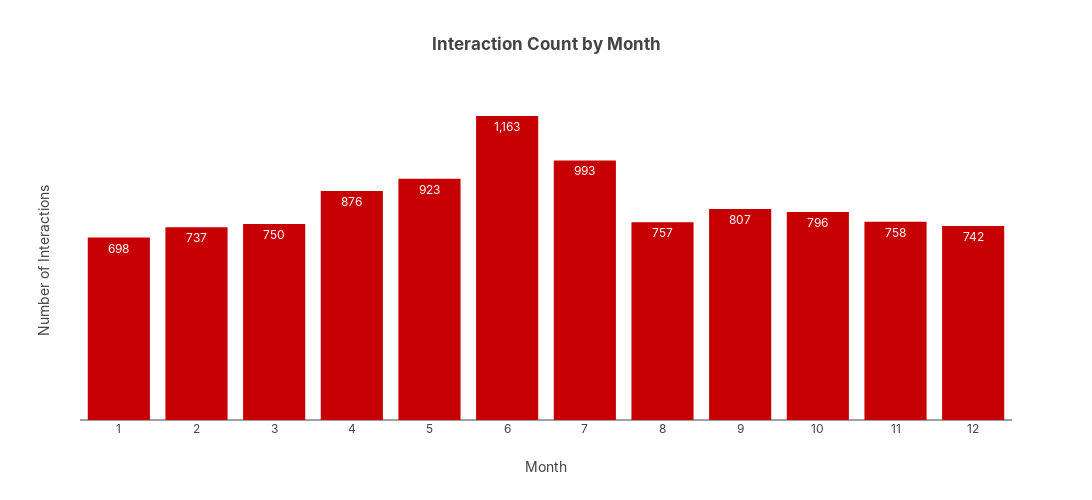

Source (notebook cell):
### Code cell
def plot_interaction_by_month(df):
    # Extract the month from the timestamp
    plot_df = df.assign(
        month_of_year=df["t_dat"]
        .dt.month
    )

    # Group by the month and count the number of interactions
    interaction_count_by_month = (
        plot_df.groupby("month_of_year").size().reindex(range(1, 13), fill_value=0)
    )

    # Create the plot
    fig = px.bar(
        x=interaction_count_by_month.index,
        y=interaction_count_by_month.values,
        labels={"x": "Month", "y": "Number of Interactions"},
        title=f"Interaction Count by Month",
        text=[f"{val:,.0f}" for val in interaction_count_by_month.values],
        height=500,
        width=1200,
    )

    fig.update_layout(
        xaxis_tickmode="linear",
        xaxis_tickvals=interaction_count_by_month.index,
        xaxis_ticktext=[
            pd.to_datetime(month, format="%m").strftime("%B")
            for month in interaction_count_by_month.index
        ],
    )

    fig.show()


plot_interaction_by_month(train_sample_df)

### Figure 1 — Plotly figure (JSON) as saved in the notebook; plotly's stock layout.template omitted (floating-point values rounded to 4 significant figures)
{"data": [{"alignmentgroup": "True", "hovertemplate": "Month=%{x}<br>Number of Interactions=%{y}<br>text=%{text}<extra></extra>", "legendgroup": "", "marker": {"color": "#c60000", "pattern": {"shape": ""}}, "name": "", "offsetgroup": "", "orientation": "v", "showlegend": false, "text": ["698", "737", "750", "876", "923", "1,163", "993", "757", "807", "796", "758", "742"], "textposition": "auto", "type": "bar", "x": [1, 2, 3, 4, 5, 6, 7, 8, 9, 10, 11, 12], "xaxis": "x", "y": [698, 737, 750, 876, 923, 1163, 993, 757, 807, 796, 758, 742], "yaxis": "y"}], "layout": {"barmode": "relative", "height": 500, "legend": {"tracegroupgap": 0}, "title": {"text": "Interaction Count by Month"}, "width": 1200, "xaxis": {"anchor": "y", "domain": [0, 1], "tickmode": "linear", "ticktext": ["January", "February", "March", "April", "May", "June", "July", "August", "September", "October", "November", "December"], "tickvals": [1, 2, 3, 4, 5, 6, 7, 8, 9, 10, 11, 12], "title": {"text": "Month"}}, "yaxis": {"anchor": "x", "domain": [0, 1], "title": {"text": "Number of Interactions"}}}}
